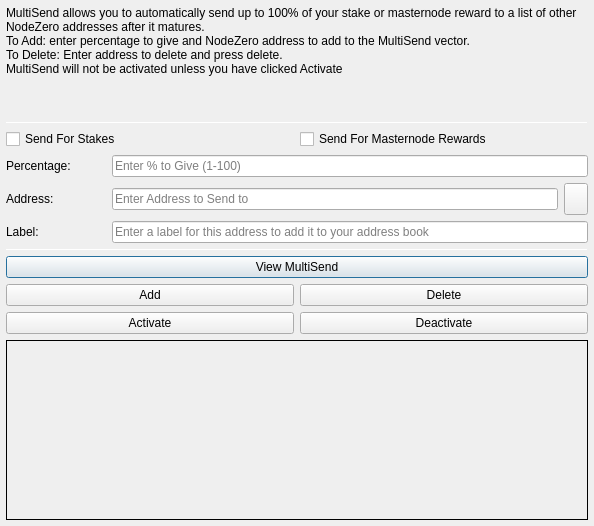
<?xml version="1.0" encoding="UTF-8"?>
<ui version="4.0">
 <class>MultiSendDialog</class>
 <widget class="QDialog" name="MultiSendDialog">
  <property name="windowModality">
   <enum>Qt::NonModal</enum>
  </property>
  <property name="geometry">
   <rect>
    <x>0</x>
    <y>0</y>
    <width>594</width>
    <height>526</height>
   </rect>
  </property>
  <property name="windowTitle">
   <string>MultiSend</string>
  </property>
  <layout class="QVBoxLayout" name="verticalLayout" stretch="0">
   <property name="margin">
    <number>6</number>
   </property>
   <item>
    <layout class="QVBoxLayout" name="verticalLayout_Main" stretch="1,1,1,0,1,1,1">
     <item>
      <widget class="QLabel" name="label_2">
       <property name="lineWidth">
        <number>1</number>
       </property>
       <property name="text">
        <string>MultiSend allows you to automatically send up to 100% of your stake or masternode reward to a list of other NodeZero addresses after it matures.
To Add: enter percentage to give and NodeZero address to add to the MultiSend vector.
To Delete: Enter address to delete and press delete.
MultiSend will not be activated unless you have clicked Activate</string>
       </property>
       <property name="alignment">
        <set>Qt::AlignLeading|Qt::AlignLeft|Qt::AlignTop</set>
       </property>
       <property name="wordWrap">
        <bool>true</bool>
       </property>
      </widget>
     </item>
     <item>
      <widget class="Line" name="line">
       <property name="minimumSize">
        <size>
         <width>0</width>
         <height>1</height>
        </size>
       </property>
       <property name="maximumSize">
        <size>
         <width>16777215</width>
         <height>1</height>
        </size>
       </property>
       <property name="orientation">
        <enum>Qt::Horizontal</enum>
       </property>
      </widget>
     </item>
     <item>
      <layout class="QVBoxLayout" name="verticalLayout_Settings">
       <item>
        <layout class="QHBoxLayout" name="horizontalLayout">
         <item>
          <widget class="QCheckBox" name="multiSendStakeCheckBox">
           <property name="text">
            <string>Send For Stakes</string>
           </property>
          </widget>
         </item>
         <item>
          <widget class="QCheckBox" name="multiSendMasternodeCheckBox">
           <property name="text">
            <string>Send For Masternode Rewards</string>
           </property>
          </widget>
         </item>
        </layout>
       </item>
       <item>
        <layout class="QHBoxLayout" name="horizontalLayout_6">
         <item>
          <widget class="QLabel" name="label">
           <property name="minimumSize">
            <size>
             <width>100</width>
             <height>0</height>
            </size>
           </property>
           <property name="toolTip">
            <string>Percentage of stake to send</string>
           </property>
           <property name="text">
            <string>Percentage:</string>
           </property>
          </widget>
         </item>
         <item>
          <widget class="QLineEdit" name="multiSendPercentEdit">
           <property name="toolTip">
            <string>Enter whole numbers 1 - 100</string>
           </property>
           <property name="placeholderText">
            <string>Enter % to Give (1-100)</string>
           </property>
          </widget>
         </item>
        </layout>
       </item>
       <item>
        <layout class="QHBoxLayout" name="horizontalLayout_7">
         <item>
          <widget class="QLabel" name="label_5">
           <property name="minimumSize">
            <size>
             <width>100</width>
             <height>0</height>
            </size>
           </property>
           <property name="toolTip">
            <string>Address to send portion of stake to</string>
           </property>
           <property name="text">
            <string>Address:</string>
           </property>
          </widget>
         </item>
         <item>
          <widget class="QLineEdit" name="multiSendAddressEdit">
           <property name="toolTip">
            <string/>
           </property>
           <property name="placeholderText">
            <string>Enter Address to Send to</string>
           </property>
          </widget>
         </item>
         <item>
          <widget class="QToolButton" name="addressBookButton">
           <property name="maximumSize">
            <size>
             <width>16777215</width>
             <height>32</height>
            </size>
           </property>
           <property name="toolTip">
            <string>Choose an address from the address book</string>
           </property>
           <property name="text">
            <string/>
           </property>
           <property name="icon">
            <iconset resource="../nodezero.qrc">
             <normaloff>:/icons/address-book</normaloff>:/icons/address-book</iconset>
           </property>
           <property name="shortcut">
            <string>Alt+A</string>
           </property>
          </widget>
         </item>
        </layout>
       </item>
      </layout>
     </item>
     <item>
      <layout class="QHBoxLayout" name="horizontalLayout_3">
       <item>
        <widget class="QLabel" name="label_3">
         <property name="minimumSize">
          <size>
           <width>100</width>
           <height>0</height>
          </size>
         </property>
         <property name="text">
          <string>Label:</string>
         </property>
        </widget>
       </item>
       <item>
        <widget class="QLineEdit" name="labelAddressLabelEdit">
         <property name="placeholderText">
          <string>Enter a label for this address to add it to your address book</string>
         </property>
        </widget>
       </item>
      </layout>
     </item>
     <item>
      <widget class="Line" name="line_2">
       <property name="minimumSize">
        <size>
         <width>0</width>
         <height>1</height>
        </size>
       </property>
       <property name="maximumSize">
        <size>
         <width>16777215</width>
         <height>1</height>
        </size>
       </property>
       <property name="orientation">
        <enum>Qt::Horizontal</enum>
       </property>
      </widget>
     </item>
     <item>
      <layout class="QVBoxLayout" name="verticalLayout_Buttons">
       <item>
        <layout class="QHBoxLayout" name="horizontalLayout_4">
         <item>
          <widget class="QPushButton" name="viewButton">
           <property name="toolTip">
            <string/>
           </property>
           <property name="statusTip">
            <string>View MultiSend Vector</string>
           </property>
           <property name="text">
            <string>View MultiSend</string>
           </property>
          </widget>
         </item>
        </layout>
       </item>
       <item>
        <layout class="QHBoxLayout" name="horizontalLayout_2">
         <item>
          <widget class="QPushButton" name="addButton">
           <property name="toolTip">
            <string/>
           </property>
           <property name="statusTip">
            <string>Add to MultiSend Vector</string>
           </property>
           <property name="text">
            <string>Add</string>
           </property>
          </widget>
         </item>
         <item>
          <widget class="QPushButton" name="deleteButton">
           <property name="toolTip">
            <string/>
           </property>
           <property name="statusTip">
            <string>Delete Address From MultiSend Vector</string>
           </property>
           <property name="text">
            <string>Delete</string>
           </property>
          </widget>
         </item>
        </layout>
       </item>
       <item>
        <layout class="QHBoxLayout" name="horizontalLayout_5">
         <item>
          <widget class="QPushButton" name="activateButton">
           <property name="statusTip">
            <string>Activate MultiSend</string>
           </property>
           <property name="text">
            <string>Activate</string>
           </property>
          </widget>
         </item>
         <item>
          <widget class="QPushButton" name="disableButton">
           <property name="statusTip">
            <string>Deactivate MultiSend</string>
           </property>
           <property name="text">
            <string>Deactivate</string>
           </property>
          </widget>
         </item>
        </layout>
       </item>
      </layout>
     </item>
     <item>
      <widget class="QLabel" name="message">
       <property name="minimumSize">
        <size>
         <width>0</width>
         <height>180</height>
        </size>
       </property>
       <property name="frameShape">
        <enum>QFrame::Panel</enum>
       </property>
       <property name="frameShadow">
        <enum>QFrame::Plain</enum>
       </property>
       <property name="lineWidth">
        <number>1</number>
       </property>
       <property name="midLineWidth">
        <number>1</number>
       </property>
       <property name="text">
        <string/>
       </property>
       <property name="alignment">
        <set>Qt::AlignLeading|Qt::AlignLeft|Qt::AlignTop</set>
       </property>
       <property name="wordWrap">
        <bool>true</bool>
       </property>
      </widget>
     </item>
    </layout>
   </item>
  </layout>
 </widget>
 <resources>
  <include location="../nodezero.qrc"/>
 </resources>
 <connections/>
</ui>
